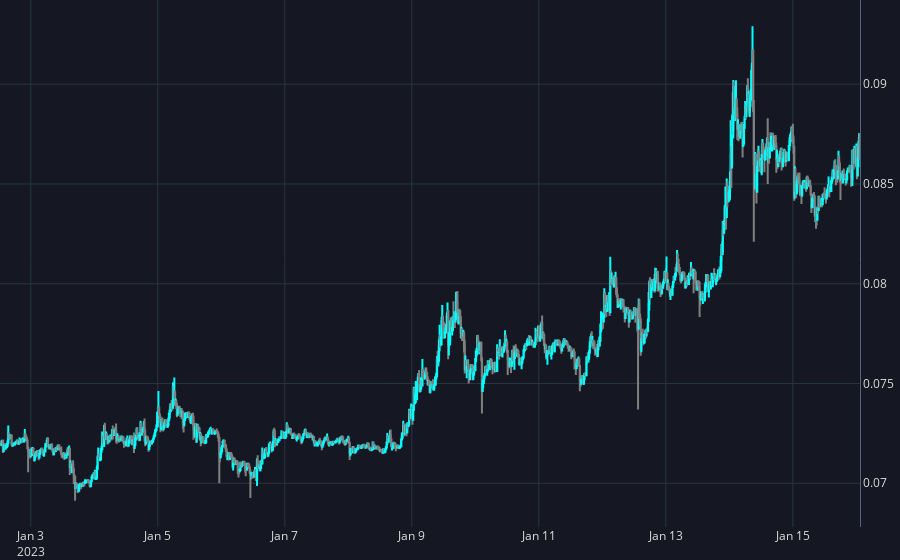

The cell this chart's notebook holds for it:
### Code cell
render_candles(env.envs[0].tester.klines)

### Figure 1 — Plotly figure (JSON) as saved in the notebook; plotly's stock layout.template omitted (floating-point values rounded to 4 significant figures; data arrays with more than 128 entries replaced by an {"elided": "..."} marker saying what was removed)
{"data": [{"close": {"elided": "1300 float values"}, "decreasing": {"fillcolor": "gray", "line": {"color": "gray"}}, "high": {"elided": "1300 float values"}, "increasing": {"fillcolor": "cyan", "line": {"color": "cyan"}}, "low": {"elided": "1300 float values"}, "open": {"elided": "1300 float values"}, "type": "candlestick", "x": {"elided": "1300 str values"}, "xaxis": "x", "yaxis": "y"}], "layout": {"annotations": [{"font": {"size": 16}, "showarrow": false, "text": "fff", "x": 0.5, "xanchor": "center", "xref": "paper", "y": 1, "yanchor": "bottom", "yref": "paper"}], "font": {"color": "#dedddc"}, "hovermode": "x unified", "margin": {"b": 20, "l": 0, "r": 40, "t": 0}, "paper_bgcolor": "#151822", "plot_bgcolor": "#151822", "showlegend": false, "xaxis": {"anchor": "y", "domain": [0, 1], "rangeslider": {"visible": false}}, "yaxis": {"anchor": "x", "domain": [0, 1], "showgrid": true, "showline": true, "showspikes": true, "showticklabels": true, "side": "right", "spikedash": "dot", "spikemode": "across", "spikesnap": "cursor", "spikethickness": 1, "zeroline": false}}}
